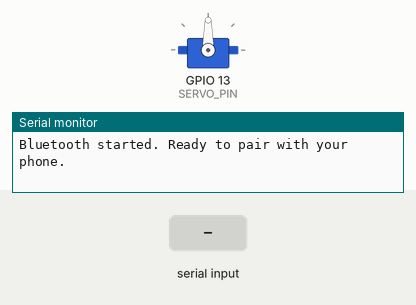
Simulated run of this sketch. Board: ESP32. On the bench: servo, the last lines printed to the serial monitor. The test bench sets the inputs (shaded band). Nothing arrives over Bluetooth unless stated.

Above: at 1.2 s.
1.3 s: "30,150\n" received over the second serial link
At 1.6 s:
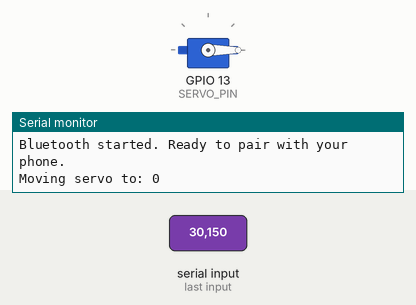
2.8 s: "200\n" received over the second serial link
At 3.9 s:
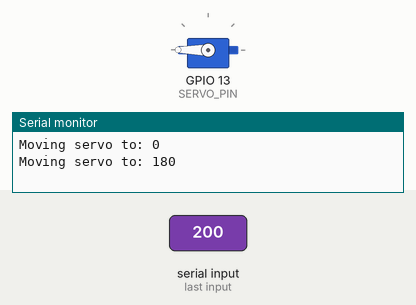
4.3 s: "90,45\n" received over the second serial link
At 5.0 s:
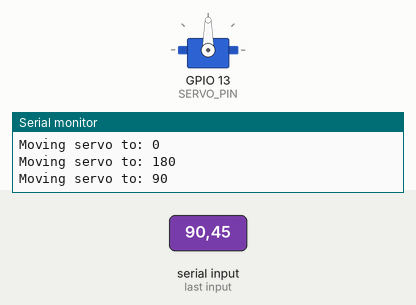
5.8 s: "5\n" received over the second serial link
At 6.2 s:
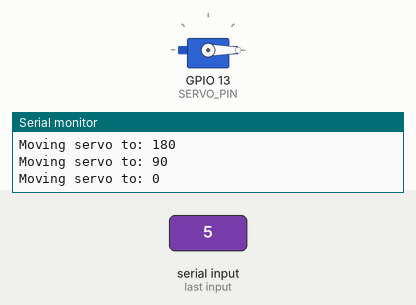
Timing chart, 0 to 8.3 s (numbered marks = the images above; inputs shaded):
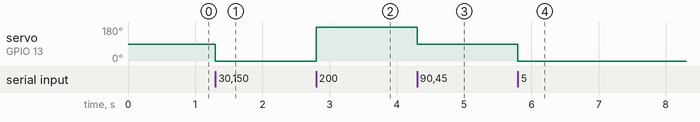

The sketch:

Robokeeper.ino
```cpp
#include "BluetoothSerial.h"
#include <ESP32Servo.h>

// Check if Bluetooth is properly configured in the ESP32 core
#if !defined(CONFIG_BT_ENABLED) || !defined(CONFIG_BLUEDROID_ENABLED)
#error Bluetooth is not enabled! Please run menuconfig to enable it
#endif

BluetoothSerial SerialBT;
Servo myServo;

// Configuration
const int SERVO_PIN = 13;       // ESP32 GPIO pin connected to the Servo signal wire

void setup() {
  Serial.begin(115200);

  // Initialize Bluetooth with the device name
  SerialBT.begin("Robokeeper-ESP32");
  Serial.println("Bluetooth started. Ready to pair with your phone.");

  // Attach the servo pin
  myServo.attach(SERVO_PIN);

  // Move servo to default starting position (center)
  myServo.write(90);
}

void loop() {
  // If data is available from Bluetooth
  if (SerialBT.available() > 0) {
    char buffer[16]; // Buffer to store incoming digits

    // Read bytes until newline, bounding it to prevent overflow
    int len = SerialBT.readBytesUntil('\n', buffer, sizeof(buffer) - 1);
    buffer[len] = '\0'; // Null-terminate the string

    if (len > 0) {
      int targetAngle = atoi(buffer); // Convert string to integer

      int moveAngle = 90;
      if (targetAngle < 80) {
        moveAngle = 0;
      } else if (targetAngle > 100) {
        moveAngle = 180;
      }

      Serial.print("Moving servo to: ");
      Serial.println(moveAngle);

      // Control the servo
      myServo.write(moveAngle);
    }
  }
}
```

Measured:
- after the input at 1.3 s, servo on GPIO 13 (SERVO_PIN): 90° → 0° at once
- after the input at 2.8 s, servo on GPIO 13 (SERVO_PIN): 0° → 180° at once
- after the input at 4.3 s, servo on GPIO 13 (SERVO_PIN): 180° → 90° at once
- after the input at 5.8 s, servo on GPIO 13 (SERVO_PIN): 90° → 0° at once
